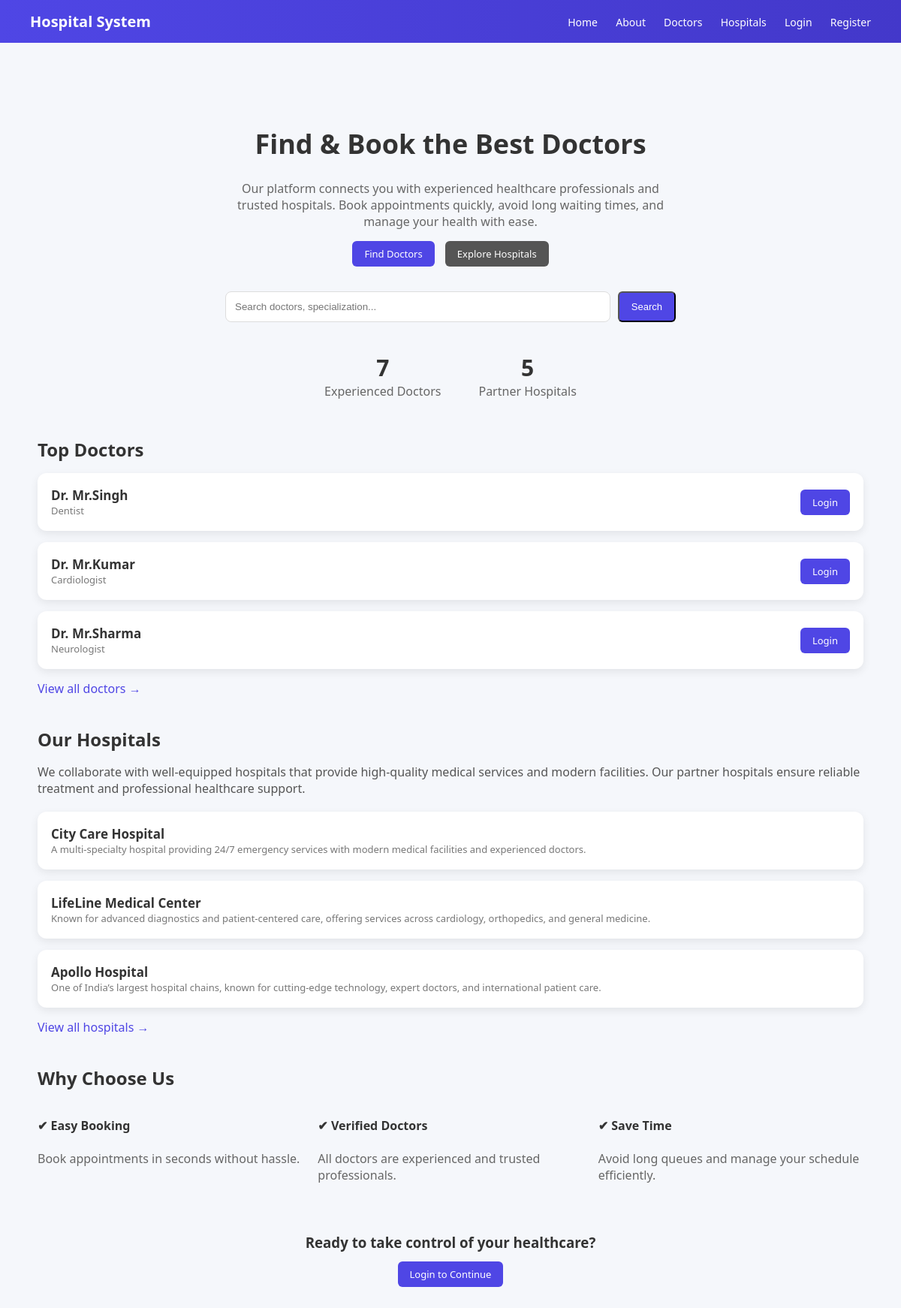
The page / on the database its author committed.
### hospital/models.py (models this page shows, shortened)
class Doctor(models.Model):
    name = models.CharField(max_length=100)
    specialization = models.CharField(max_length=100)
    experience = models.IntegerField()
    fee = models.IntegerField()
    rating = models.FloatField(default=4.5)

class Hospital(models.Model):
    name = models.CharField(max_length=100)
    description = models.TextField()

### hospital/views.py (the view)
# urls.py: 2. Add a URL to urlpatterns:  path('', views.home, name='home')
def home(request):
    doctors = Doctor.objects.all()
    hospitals = Hospital.objects.all()
    query = request.GET.get('q')
    if query:
        doctors = doctors.filter(
            Q(name__icontains=query) | Q(specialization__icontains=query)
        )
    context = {
        'doctors': doctors,
        'hospitals': hospitals,
        'total_doctors': Doctor.objects.count(),
        'total_hospitals': Hospital.objects.count()
    }
    return render(request, 'home.html', context)

### hospital/templates/home.html
{% extends 'base.html' %}
{% block content %}
<div style="text-align:center; margin:60px 0 40px;">
    <h1 style="font-size:36px; font-weight:600;">
        Find & Book the Best Doctors
    </h1>
    <p style="color:#666; font-size:16px; margin-top:10px; max-width:600px; margin-left:auto; margin-right:auto;">
        Our platform connects you with experienced healthcare professionals and trusted hospitals.
        Book appointments quickly, avoid long waiting times, and manage your health with ease.
    </p>
    <div style="margin-top:20px;">
        <a class="btn" href="{% url 'doctors' %}">Find Doctors</a>
        <a class="btn" href="{% url 'hospitals' %}" style="margin-left:10px; background:#555;">
            Explore Hospitals
        </a>
    </div>
</div>
<div style="max-width:600px; margin:0 auto 40px;">
    <form method="GET" style="display:flex; gap:10px;">
        <input type="text" name="q" placeholder="Search doctors, specialization..."
               style="flex:1; padding:12px; border-radius:8px; border:1px solid #ddd;">
        <button class="btn">Search</button>
    </form>
</div>
<div style="display:flex; justify-content:center; gap:50px; margin-bottom:50px;">
    <div style="text-align:center;">
        <div style="font-size:30px; font-weight:600;">{{ total_doctors }}</div>
        <div style="color:#666;">Experienced Doctors</div>
    </div>
    <div style="text-align:center;">
        <div style="font-size:30px; font-weight:600;">{{ total_hospitals }}</div>
        <div style="color:#666;">Partner Hospitals</div>
    </div>
</div>
<h2 style="margin-bottom:15px;">Top Doctors</h2>
{% for doctor in doctors|slice:":3" %}
<div class="card">
    <div>
        <div class="card-title">Dr. {{ doctor.name }}</div>
        <div class="card-sub">{{ doctor.specialization }}</div>
    </div>
    {% if user.is_authenticated %}
        <a class="btn" href="{% url 'book' doctor.id %}">Book</a>
    {% else %}
        <a class="btn" href="{% url 'login' %}">Login</a>
    {% endif %}
</div>
{% endfor %}
<div style="margin-top:10px;">
    <a href="{% url 'doctors' %}" style="text-decoration:none; color:#4f46e5;">
        View all doctors →
    </a>
</div>
<h2 style="margin:40px 0 15px;">Our Hospitals</h2>
<p style="color:#555; margin-bottom:20px;">
    We collaborate with well-equipped hospitals that provide high-quality medical services and modern facilities.
    Our partner hospitals ensure reliable treatment and professional healthcare support.
</p>
{% for hospital in hospitals|slice:":3" %}
<div class="card">
    <div>
        <div class="card-title">{{ hospital.name }}</div>
        <div class="card-sub">{{ hospital.description }}</div>
    </div>
</div>
{% endfor %}
<div style="margin-top:10px;">
    <a href="{% url 'hospitals' %}" style="text-decoration:none; color:#4f46e5;">
        View all hospitals →
    </a>
</div>
<h2 style="margin:40px 0 15px;">Why Choose Us</h2>
<div style="display:flex; gap:20px; flex-wrap:wrap;">
    <div style="flex:1; min-width:200px;">
        <h4>✔ Easy Booking</h4>
        <p style="color:#666;">Book appointments in seconds without hassle.</p>
    </div>
    <div style="flex:1; min-width:200px;">
        <h4>✔ Verified Doctors</h4>
        <p style="color:#666;">All doctors are experienced and trusted professionals.</p>
    </div>
    <div style="flex:1; min-width:200px;">
        <h4>✔ Save Time</h4>
        <p style="color:#666;">Avoid long queues and manage your schedule efficiently.</p>
    </div>
</div>
<div style="text-align:center; margin:50px 0;">
    <h3>Ready to take control of your healthcare?</h3>
    {% if user.is_authenticated %}
        <a class="btn" href="{% url 'doctors' %}">Get Started</a>
    {% else %}
        <a class="btn" href="{% url 'login' %}">Login to Continue</a>
    {% endif %}
</div>
{% endblock %}

### hospital/templates/base.html (shortened to what this page needs)
<!DOCTYPE html>
<html>
<head>
</head>
<body>
    <div class="navbar">
        <div class="left">Hospital System</div>
        <div>
            <a href="/">Home</a>
            <a href="{% url 'about' %}">About</a>
            <a href="{% url 'doctors' %}">Doctors</a>
            <a href="{% url 'hospitals' %}">Hospitals</a>
            {% if user.is_authenticated %}
                <span class="user-text">Hi, {{ user.username }}</span>
                <a href="{% url 'dashboard' %}">Dashboard</a>
                <a href="{% url 'appointments' %}">Appointments</a>
                <a href="{% url 'logout' %}">Logout</a>
            {% else %}
                <a href="{% url 'login' %}">Login</a>
                <a href="{% url 'register' %}">Register</a>
            {% endif %}
        </div>
    </div>
    <div class="container">
        {% block content %}
        {% endblock %}
    </div>
</body>
</html>

### hospital/templates/base.html (style rules this page uses)
:root { --primary: #4f46e5; --bg: #f5f7fb; --text: #333; }
body { margin: 0; font-family: 'Segoe UI', sans-serif; background: var(--bg); color: var(--text); }
.navbar { background: linear-gradient(90deg, #4f46e5, #4338ca); color: white; padding: 15px 40px; display: flex; justify-content: space-between; align-items: center; }
.navbar .left { font-size: 20px; font-weight: bold; }
.navbar a { margin-left: 20px; text-decoration: none; color: white; font-size: 14px; transition: 0.2s; }
.container { max-width: 1100px; margin: 30px auto; padding: 20px; }
.card { background: white; border-radius: 12px; padding: 18px; margin-bottom: 15px; display: flex; justify-content: space-between; align-items: center; box-shadow: 0 4px 12px rgba(0,0,0,0.08); transition: all 0.25s ease; }
.card-title { font-weight: 600; font-size: 17px; }
.card-sub { font-size: 13px; color: #777; }
.btn { text-decoration: none; background: var(--primary); color: white; padding: 8px 16px; border-radius: 6px; font-size: 13px; transition: 0.2s; }

### rows shown on the page
Doctor: name "Mr.Singh", specialization "Dentist"
Doctor: name "Mr.Kumar", specialization "Cardiologist"
Doctor: name "Mr.Sharma", specialization "Neurologist"
Hospital: name "City Care Hospital", description "A multi-specialty hospital providing 24/7 emergency services with modern medical facilities and experienced doctors."
Hospital: name "LifeLine Medical Center", description "Known for advanced diagnostics and patient-centered care, offering services across cardiology, orthopedics, and general medicine."
Hospital: name "Apollo Hospital", description "One of India’s largest hospital chains, known for cutting-edge technology, expert doctors, and international patient care."

### other values the page prints
{{ total_doctors }} "7"
{{ total_hospitals }} "5"
